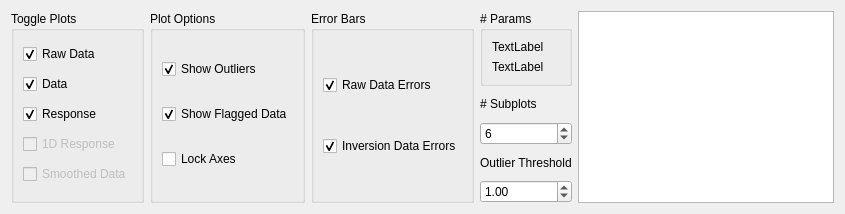
       <widget class="QWidget" name="PlotOptions">
        <attribute name="title">
         <string>Plot Options</string>
        </attribute>
        <layout class="QGridLayout" name="gridLayout_4">
         <item row="0" column="0" rowspan="4">
          <widget class="QGroupBox" name="groupBox">
           <property name="title">
            <string>Toggle Plots</string>
           </property>
           <property name="checkable">
            <bool>false</bool>
           </property>
           <layout class="QVBoxLayout" name="verticalLayout">
            <item>
             <widget class="QCheckBox" name="toggleRaw">
              <property name="toolTip">
               <string>Plot raw data (i.e., that read from EDI/j-format files)</string>
              </property>
              <property name="text">
               <string>Raw Data</string>
              </property>
              <property name="checked">
               <bool>true</bool>
              </property>
             </widget>
            </item>
            <item>
             <widget class="QCheckBox" name="toggleData">
              <property name="toolTip">
               <string>Plot inversion data (i.e., the input/output data for your inversion)</string>
              </property>
              <property name="text">
               <string>Data</string>
              </property>
              <property name="checked">
               <bool>true</bool>
              </property>
             </widget>
            </item>
            <item>
             <widget class="QCheckBox" name="toggleResponse">
              <property name="toolTip">
               <string>Plot the model response (i.e., the output response from your inversion)</string>
              </property>
              <property name="text">
               <string>Response</string>
              </property>
              <property name="checked">
               <bool>true</bool>
              </property>
             </widget>
            </item>
            <item>
             <widget class="QCheckBox" name="toggle1DResponse">
              <property name="enabled">
               <bool>false</bool>
              </property>
              <property name="toolTip">
               <string>Plot the 1D response from the '1D modelling' module</string>
              </property>
              <property name="text">
               <string>1D Response</string>
              </property>
             </widget>
            </item>
            <item>
             <widget class="QCheckBox" name="toggleSmoothedData">
              <property name="enabled">
               <bool>false</bool>
              </property>
              <property name="toolTip">
               <string>Plot the smoothed data generated when using the 'Regulate Errors' option</string>
              </property>
              <property name="text">
               <string>Smoothed Data</string>
              </property>
             </widget>
            </item>
           </layout>
          </widget>
         </item>
         <item row="0" column="1" rowspan="4">
          <layout class="QGridLayout" name="gridLayout_12">
           <property name="sizeConstraint">
            <enum>QLayout::SetDefaultConstraint</enum>
           </property>
           <item row="0" column="0">
            <widget class="QGroupBox" name="groupBox_4">
             <property name="title">
              <string>Plot Options</string>
             </property>
             <layout class="QGridLayout" name="gridLayout_18">
              <item row="0" column="2">
               <widget class="QCheckBox" name="showOutliers">
                <property name="toolTip">
                 <string>Show / Hide data outliers. A bit finicky.</string>
                </property>
                <property name="text">
                 <string>Show Outliers</string>
                </property>
                <property name="checked">
                 <bool>true</bool>
                </property>
               </widget>
              </item>
              <item row="2" column="2">
               <widget class="QCheckBox" name="LockAxes">
                <property name="toolTip">
                 <string>Lock all axes to the same bounds. Can change bounds in the Display Options -&gt; Axis Limits menu</string>
                </property>
                <property name="text">
                 <string>Lock Axes</string>
                </property>
               </widget>
              </item>
              <item row="1" column="2">
               <widget class="QCheckBox" name="plotFlaggedData">
                <property name="toolTip">
                 <string>Show / Hide flagged (i.e., dummy) data</string>
                </property>
                <property name="text">
                 <string>Show Flagged Data</string>
                </property>
                <property name="checked">
                 <bool>true</bool>
                </property>
               </widget>
              </item>
             </layout>
            </widget>
           </item>
           <item row="0" column="1">
            <widget class="QGroupBox" name="groupBox_3">
             <property name="title">
              <string>Error Bars</string>
             </property>
             <layout class="QVBoxLayout" name="verticalLayout_2">
              <item>
               <widget class="QCheckBox" name="rawErrorCheck">
                <property name="toolTip">
                 <string>Plot errors from raw data (i.e., those read from EDI/j-format files)</string>
                </property>
                <property name="text">
                 <string>Raw Data Errors</string>
                </property>
                <property name="checked">
                 <bool>true</bool>
                </property>
               </widget>
              </item>
              <item>
               <widget class="QCheckBox" name="invErrorCheck">
                <property name="toolTip">
                 <string>Plot inversion data errors (i.e., those that will be included in the input/output data file). Includes any modified error multipliers.</string>
                </property>
                <property name="toolTipDuration">
                 <number>-1</number>
                </property>
                <property name="text">
                 <string>Inversion Data Errors</string>
                </property>
                <property name="checked">
                 <bool>true</bool>
                </property>
               </widget>
              </item>
             </layout>
            </widget>
           </item>
          </layout>
         </item>
         <item row="0" column="5" rowspan="4">
          <widget class="QTableWidget" name="comp_table">
           <property name="sizePolicy">
            <sizepolicy hsizetype="Expanding" vsizetype="MinimumExpanding">
             <horstretch>0</horstretch>
             <verstretch>0</verstretch>
            </sizepolicy>
           </property>
           <property name="minimumSize">
            <size>
             <width>0</width>
             <height>0</height>
            </size>
           </property>
           <property name="maximumSize">
            <size>
             <width>16777215</width>
             <height>800</height>
            </size>
           </property>
           <property name="sizeAdjustPolicy">
            <enum>QAbstractScrollArea::AdjustIgnored</enum>
           </property>
           <property name="editTriggers">
            <set>QAbstractItemView::NoEditTriggers</set>
           </property>
           <property name="dragDropOverwriteMode">
            <bool>false</bool>
           </property>
          </widget>
         </item>
         <item row="0" column="4" rowspan="4">
          <layout class="QGridLayout" name="gridLayout_13">
           <item row="0" column="0">
            <widget class="QGroupBox" name="groupBox_5">
             <property name="title">
              <string># Params</string>
             </property>
             <layout class="QGridLayout" name="gridLayout_3">
              <item row="0" column="0">
               <widget class="QLabel" name="label_NP">
                <property name="text">
                 <string>TextLabel</string>
                </property>
               </widget>
              </item>
              <item row="1" column="0">
               <widget class="QLabel" name="label_NS">
                <property name="text">
                 <string>TextLabel</string>
                </property>
               </widget>
              </item>
             </layout>
            </widget>
           </item>
           <item row="2" column="0">
            <widget class="QSpinBox" name="numSubplots">
             <property name="minimum">
              <number>1</number>
             </property>
             <property name="value">
              <number>6</number>
             </property>
            </widget>
           </item>
           <item row="1" column="0">
            <widget class="QLabel" name="label_7">
             <property name="text">
              <string># Subplots</string>
             </property>
            </widget>
           </item>
           <item row="4" column="0">
            <widget class="QDoubleSpinBox" name="outlierThreshold">
             <property name="toolTip">
              <string>Change the threshold value used to determine what is an outlier (when 'Show Outliers' is unchecked)</string>
             </property>
             <property name="maximum">
              <double>10.000000000000000</double>
             </property>
             <property name="singleStep">
              <double>0.050000000000000</double>
             </property>
             <property name="value">
              <double>1.000000000000000</double>
             </property>
            </widget>
           </item>
           <item row="3" column="0">
            <widget class="QLabel" name="label_10">
             <property name="text">
              <string>Outlier Threshold</string>
             </property>
            </widget>
           </item>
          </layout>
         </item>
        </layout>
       </widget>
